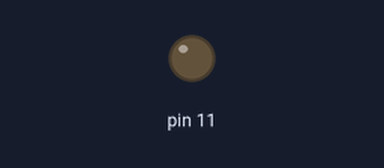
Bench run of a program on a simulated Raspberry Pi (header pin numbers). On the bench: output pins drawn as LEDs (lit = HIGH).

Above: at 0.19 s.
At 1.79 s:
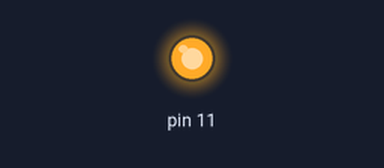
Timing chart, 0 to 3.0 s (numbered marks = the images above):
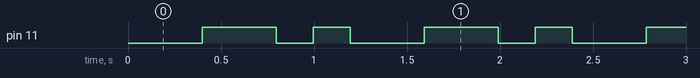

The program:

carol.py
```python
import RPi.GPIO as GPIO
import time

def blink(pin, delay):
	GPIO.output(pin, GPIO.HIGH)
	time.sleep(delay)
	GPIO.output(pin, GPIO.LOW)
	time.sleep(.05)

def on(delay):
	GPIO.output(11, GPIO.HIGH)
	time.sleep(delay)

def off(delay):
	GPIO.output(11, GPIO.LOW)
	time.sleep(delay)

GPIO.setmode(GPIO.BOARD)
GPIO.setup(11, GPIO.OUT)

SPEED = .199

import random
time.sleep(2 * SPEED)
for num in range(0, 500):
	on(2 * SPEED)
	off(1 * SPEED)
	on(1 * SPEED)
	off(2 * SPEED)

GPIO.cleanup()
```

Measured:
- by itself, pin 11: repeats every 1.2 s: LOW 0.20 s, HIGH 0.20 s, LOW 0.40 s, HIGH 0.40 s
- by itself, everything shown: repeats every 1.2 s, in 4 steps
